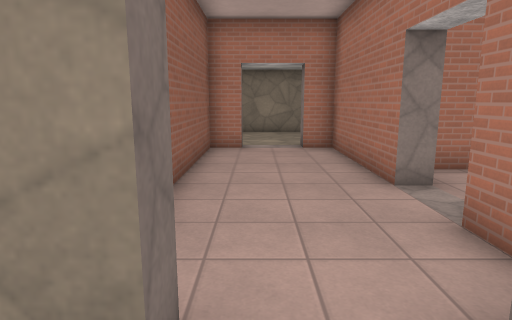
View 1 (above)

16 first-person views from a walk through a level from a Godot 3-D game. The camera is 1.5 m above the floor, tilts 10° down and sees 75° across. The floor is counted in squares, 1 m on a side. Each view is taken from the middle of a square. On the plan, view 1 faces up. The plan holds only what a view shows up to about 15 squares ahead; the rest is blank. Surface patterns are stand-ins for the level's own textures.

View 2
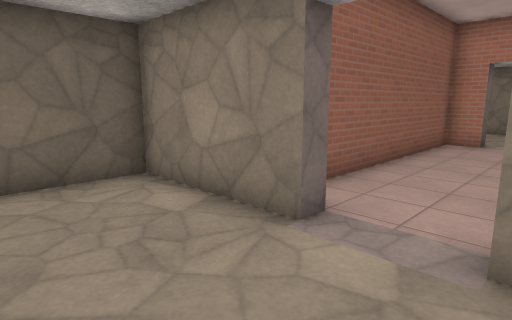

View 3
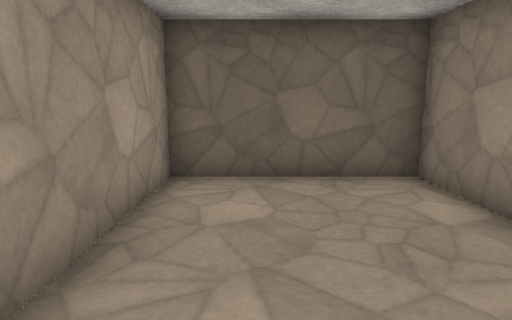

View 4
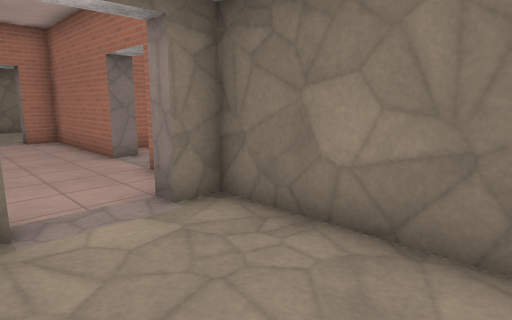

View 5
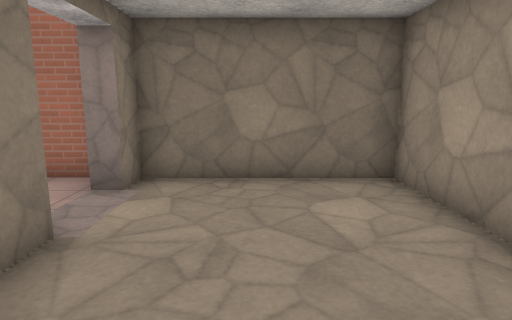

View 6
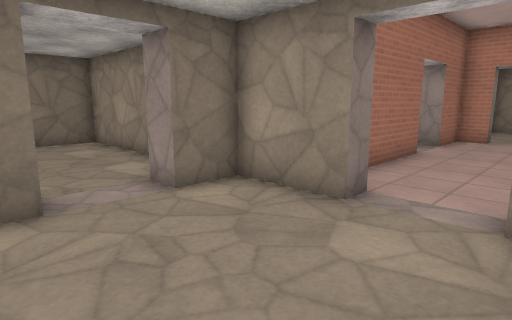

View 7
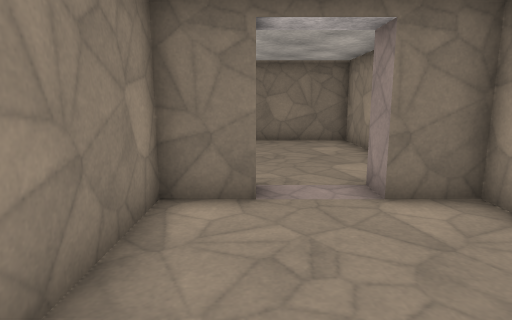

View 8
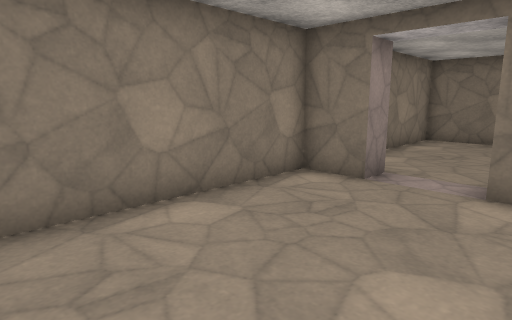

View 9
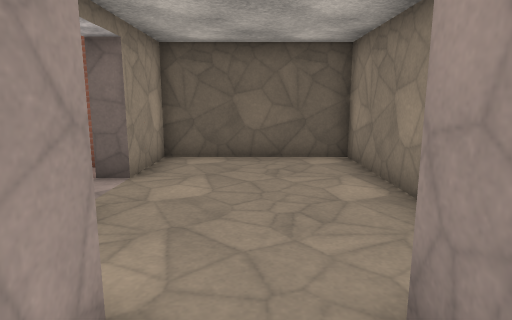

View 10
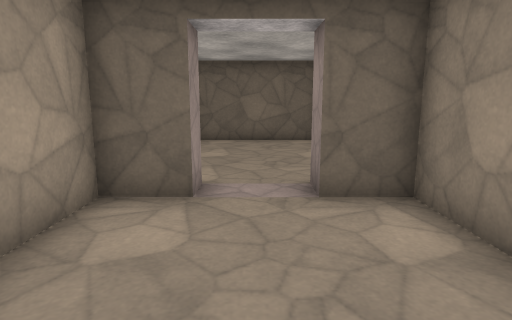

View 11
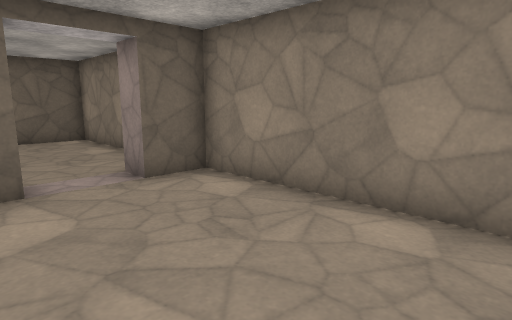

View 12
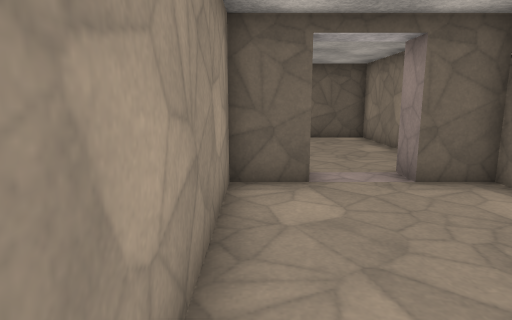

View 13
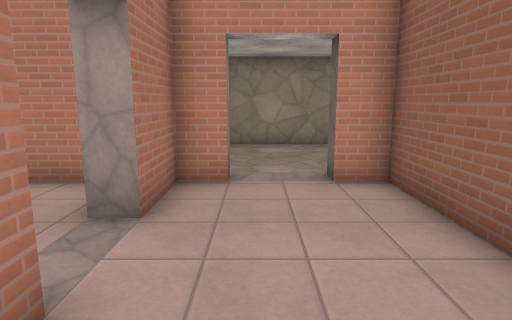

View 14
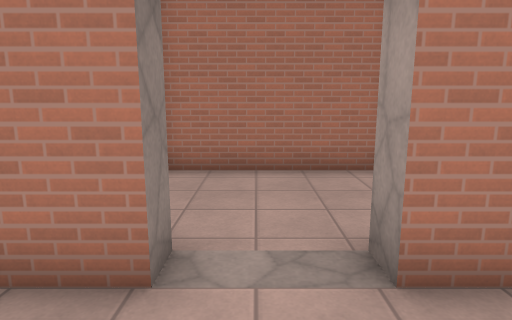

View 15
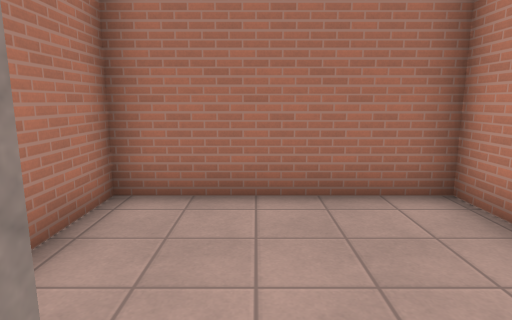

View 16
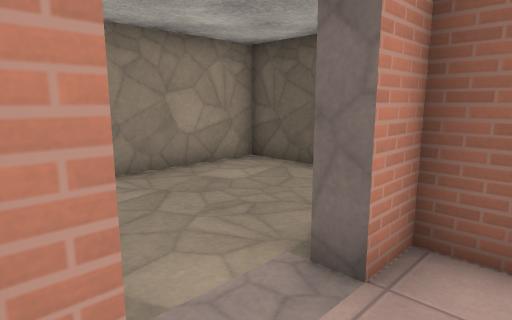

### Floor plan
Ten units are one square. View 1 is at (0, 0); x grows to the right and y downward. Boxes are objects, and circles mark ways between rooms. Rooms are numbered by the first view taken in them; rooms with no view inside come last. Other rooms are left out.
<svg viewBox="-51 -170 175 212">
<path fill="none" stroke="#000" d="M-5 -18 -5 -13 -46 -13 -46 37 25 37 25 -13 15 -13 15 -18M15 -115 40 -115 40 -130M40 -150 40 -165 -30 -165 -30 -115 -5 -115M40 -130 49 -130 49 -115 119 -115 119 -165 49 -165 49 -150 40 -150M25 -59 25 -108 15 -108 15 -115M-5 -115 -5 -108 -15 -108 -15 -18 -5 -18M15 -18 25 -18 25 -39M32 -59 25 -59M25 -39 32 -39M42 -18 72 -18 72 -73 39 -73"/>
<circle cx="5" cy="-20" r="3" fill="#2a7"/>
<circle cx="45" cy="-140" r="3" fill="#2a7"/>
<circle cx="5" cy="-110" r="3" fill="#2a7"/>
<circle cx="30" cy="-45" r="3" fill="#2a7"/>
<text x="-10" y="10">1</text>
<text x="0" y="-140">2</text>
<text x="80" y="-140">3</text>
<text x="0" y="-70">4</text>
<text x="50" y="-50">5</text>
</svg>
Room 1 opens to room 4. Room 2 opens to room 3. Room 2 opens to room 4. Room 4 opens to room 5.

Where each view was taken, in squares from view 1:
view 1: 0 up, 0 right, facing up
view 2: 2 down, 2 right, facing up-left
view 3: 2 down, 2 right, facing left
view 4: 3 down, 1 left, facing up-right
view 5: 1 down, 4 left, facing right
view 6: 16 up, 1 left, facing down-right
view 7: 15 up, 1 left, facing right
view 8: 12 up, 2 left, facing up-right
view 9: 14 up, 6 right, facing left
view 10: 14 up, 10 right, facing left
view 11: 12 up, 11 right, facing up-left
view 12: 12 up, 11 right, facing left
view 13: 8 up, 1 right, facing down
view 14: 5 up, 0 right, facing right
view 15: 5 up, 2 right, facing right
view 16: 3 up, 2 right, facing down-left
